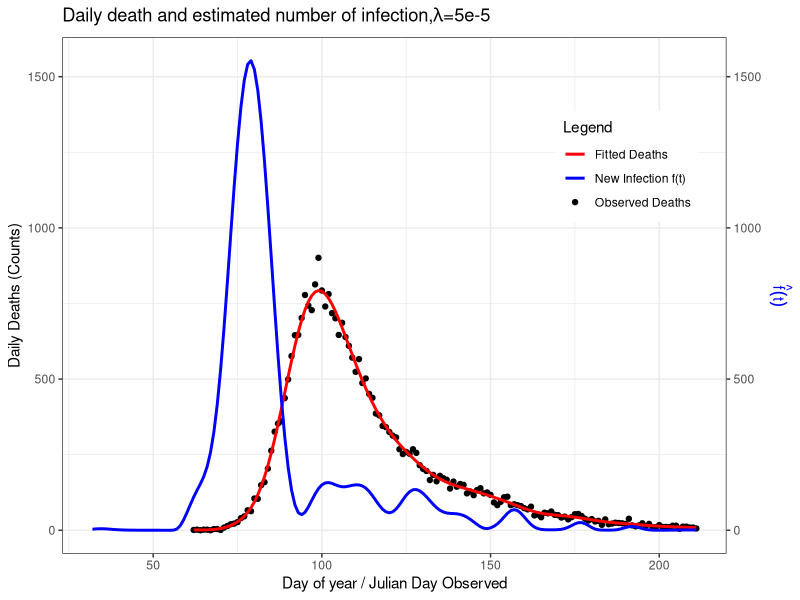
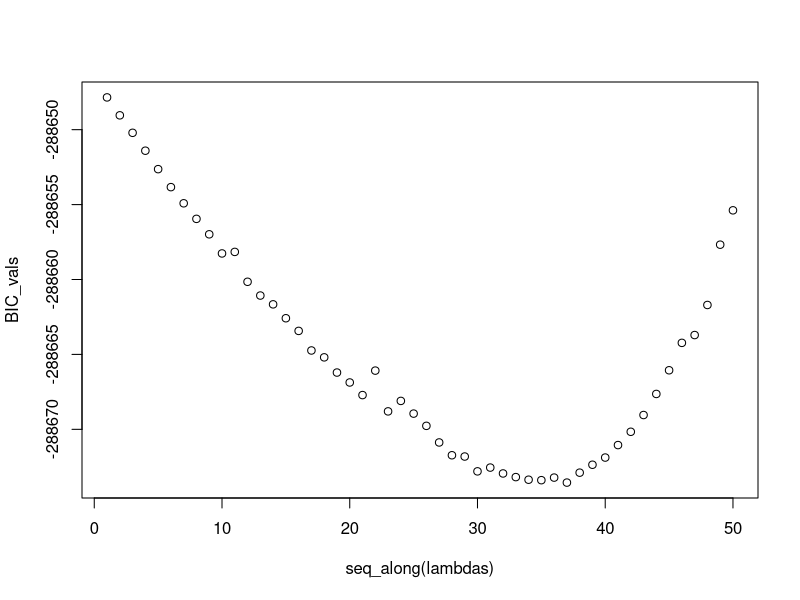
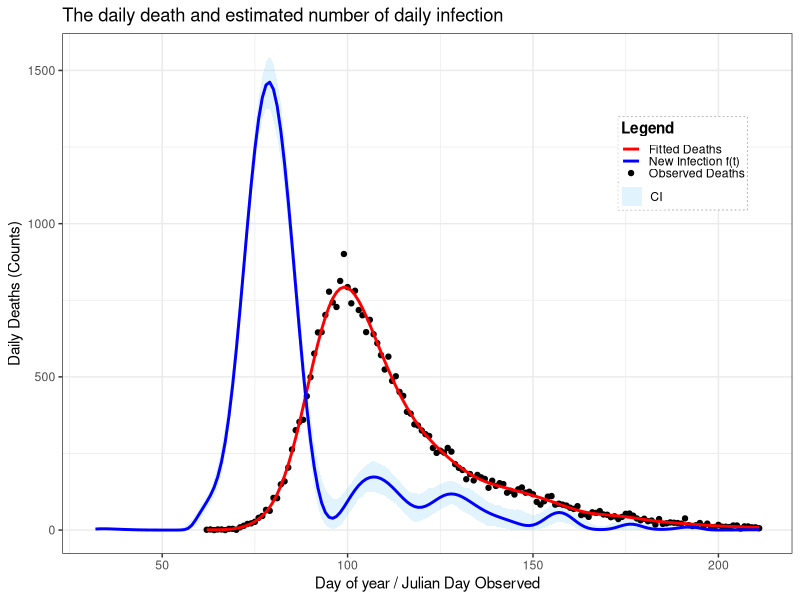

Source code (R) for these figures, in order:
start <- Sys.time()
##=============== PROJECT 3 - EXTENDED STATISTICAL PROGRAMMING =================

# Group 12 
# Aseel Alghamdi : S2901228
# Fenanda Dwitha Kurniasari : S2744048
# Nurmawiya : S2822251

# Aseel     : Make function to contruct X, X tilde, and S (make_matrice)
#             Make objective function and its derivative
#             Revise and put comment on code
# Fenanda   : Bootstrap Uncertainty
#             Make final plot
#             Revise and put comment on code
# Nurmawiya : Preliminary Sanity Check with initial lambda, making plot
#             Fit the model using BFGS
#             Revise and put comment on code

# Repository Link
# https://github.com/fenandadwithak/Team12/tree/main/Proj3

# ==============================================================================
##                                  OUTLINE
# ==============================================================================
# This script implements a full deconvolution model to infer the daily number
# of new Covid-19 infections in England during 2020 from observed hospital
# death counts. The work follows these steps:
#
# 1. Construct the matrices required for the model: 
#       - X̃ : the B-spline basis matrix used to represent f(t)
#       - X  : the corresponding model matrix for expected deaths, obtained by
#              convolving X̃ with the infection-to-death delay distribution
#       - S  : the second-difference penalty matrix controlling smoothness.
#
# 2. Write functions for the penalised negative log-likelihood and its gradient
#    with respect to γ, where β = exp(γ) ensures positivity. Verify the gradient
#    numerically using finite differences.
#
# 3. Fit the model with a fixed smoothing parameter λ = 5e-5 as an initial
#    diagnostic check, and plot the observed deaths, fitted deaths, and the
#    corresponding infection curve f(t) to confirm sensible behaviour.
#
# 4. Select the smoothing parameter by minimising the Bayesian Information
#    Criterion (BIC). A grid of λ values is explored over log-scale
#    seq(-13, -7, length = 50), and the effective degrees of freedom are
#    computed from the Hessian at each fit.
#
# 5. Quantify uncertainty in the estimated infection curve using
#    non-parametric bootstrap resampling. Bootstrap weights are generated and
#    the model is refitted for 200 iterations to obtain a distribution of f(t).
#
# 6. Produce the final visual outputs: 
#       - observed vs fitted hospital deaths, and 
#       - the estimated infection trajectory f(t) with 95% bootstrap intervals

##===================== Data Preparation & Load library ========================
library(splines) #provides functions for constructing B-spline basis matrices
library(ggplot2) #used later for plotting fitted deaths and infection curves

df <- read.table("engcov.txt", header = TRUE) #load covid-19 deaths datasets
y <- df$nhs #observed deaths on each day
t <- df$julian #corresponding day-of-year in 2020
n <- length(y) #total observation

#probability distribution for the delay from infection to death (1–80 days)
d <- 1:80; edur <- 3.151 #mean (on log-scale) of log-normal delay distribution
sdur <- .469 #sd (on log-scale)
pd <- dlnorm(d, edur, sdur) #unnormalised probabilities
pd <- pd / sum(pd) #normalise to sum to 1

##==================== (1) Construct X, Xtilde, and S ==========================
make_matrices <- function(t, K=80) {
  # Function to construct the matrices required for the deconvolution model:
  #   - Xtilde : B-spline basis for representing f(t)
  #   - X      : model matrix mapping beta to expected deaths (via convolution)
  #   - S      : second-difference penalty matrix for smoothing beta
  #
  # Arguments:
  #   t : vector of observation days (Julian day of 2020)
  #   K : number of B-spline basis functions (default 80)
  #
  # Returns:
  #   A list containing Xtilde, X, and S.
  
  ## ----- Construct Xtilde (spline basis for f(t)) -----
  # Internal knots run from (min death day - 30) to max death day.
  # The subtraction of 30 allows f(t) to include infections up to ~30 days
  # before the first recorded death.
  
  # internal knots: K-2 points spanning the modelling range of f(t)
  internal_knots <- seq(min(t) - 30, max(t), length.out = K - 2)
  step <- diff(internal_knots[2:3]) #calculating space between adjacent knots
  #constructing full knots sequence up to total of K+4=84
  full_knots <- c(internal_knots[1] - step * 3:1, #3 exterior knots before
                  internal_knots, #internal knots
                  internal_knots[length(internal_knots)] + step * 1:3)
                  #3 exterior knots after
  
  #construct matrix X-tilde using splineDesign with 84 knots as defined 
  #before starting from min(t)-30 until max(t) with order of the spline = 4
  Xtilde <- splineDesign(knots=full_knots, 
                         x=(min(t)-30):max(t), 
                         ord=4, # cubic splines
                         outer.ok= TRUE)
  
  # Construct X
  X <- matrix(0, nrow=length(t), ncol=ncol(Xtilde)) # initialize matrix to store
  #for every value in length(t) = 150
  # Execute for each observation of time (1:150)
  for (i in 1:length(t)) {
    j_max <- min(80, 29 + i) ## define upper bound for summation
    for (j in 1:j_max) { ## calculate for each days until death 
      # fill corresponding cells with corresponding element X_tilde and prob 
      # death time function
      X[i,] <- X[i,] + Xtilde[30 + i - j,] * pd[j] 
    }
  }
  
  # Construct S (Penalised Matrix)
  S <- crossprod(diff(diag(ncol(X)), diff=2))
  
  list(Xtilde=Xtilde, X=X, S=S) ## return the output into a list 
}##make_matrices

mats <- make_matrices(t) #construct matrices for the observed days
X <- mats$X ## X
S <- mats$S ## S (second-difference penalty)
Xtilde <- mats$Xtilde ## X tilde

##============= (2) Function Penalised NLL and its Objective Func. =============

# In this part, we define objective function to be optimised. For this case, 
# it's already given that f(t) has possion GLM distribution

# First, we know that (log likehood funct of poisson) formula for poisson 
#        l = ∑[yi.log(μi)−μi−log(yi!)]
#        where  μ = Xβ
#        Also, we drop log(yi!) as it does not depends on parameter
#   
# NLL = ∑(Xβ−y⋅log(Xβ))[Negative loglikelihood function]
#       where β=exp(γ) (imposed for positivity)
# Then, the penalty is applied to β (control smoothness of the function), 
#       P = 0.5λβ'Sβ

# Penalised NLL = NLL + P

# Objective Function
pen_nll <- function(gamma, X, y, S, lambda, weight=1) {
  # Function to compute penalised negative log likehood
  # Input/Argument : (1) Gamma : K-vector of spline coefficients
  #                  (2) y : the deaths on day of the year ti
  #                  (3) S : penalised matrix
  #                  (4) lambda : smoothing parameter
  #                  (5) weight : weight for bootstraping sampled data
  #                      adjusted for more general use in this case
  
  # Output/Return  : single numeric value of pen_nll
  beta <- exp(gamma) # β = exp(γ)
  mu <- as.vector(X %*% beta) # μ = Xβ
  ll <- sum(weight*((y * log(mu)) - mu))
  # likelihood funct of possion dist
  penalty <- 0.5 * lambda * t(beta) %*% (S %*% beta) # penalty
  return(-ll + penalty)
}##pen_nll


# Define Gradient vector of Objective Function/ its derivative vector 
pen_grad <- function(gamma, X, y, S, lambda, weight=1) {
  # Function to compute derivative vector
  # Input/Argument : (1) Gamma : K-vector of spline coefficients
  #                  (2) y : the deaths on day of the year ti
  #                  (3) S : penalised matrix
  #                  (4) lambda : smoothing parameter
  #                  (5) weight : weight for bootstraping sampled data
  #                      adjusted for more general use in this case
  
  
  beta <- exp(gamma) # β = exp(γ)
  mu <- X %*% beta # μ = Xβ
  F <- t(X) %*% (weight*(y / mu - 1)) # ∂li/∂γj; or F =  diag(yi/µi−1).X.diag(β) 
  grad_ll <- -F * beta # total derivative for all data
  grad_pen <- lambda * (beta * (S %*% beta)) # total gradient for penalty 
  return(as.vector(grad_ll + grad_pen))
}

# Checking the derivative (From SP Notes pg 74)
K <- 80
fd <- gamma0 <- rep(0, K)       # start from all zeros
lambda <- 5e-5
pen_nll0 <- pen_nll(gamma0, X, y, S, lambda) 
eps <- 1e-7
for (i in 1:length(gamma0)) {
  gamma1 <- gamma0; gamma1[i] <- eps
  pen_nll1 <- pen_nll(gamma1,X,y,S,lambda)
  fd[i] <- (pen_nll1 - pen_nll0)/eps
}
fd; pen_grad(gamma0, X, y, S, lambda) ## already same
range(fd - pen_grad(gamma0, X, y, S, lambda)) ## apx zero

##================ (3) Fit the model using BFGS optimization ===================
gamma0 <- rep(0, K)       # start from all zeros
lambda <- 5e-5            # smoothing strength: larger -> smoother fitted curve

# Use BFGS (a standard quasi-Newton optimizer) to minimize the objective
fit <- optim(
  par     = gamma0,                 # initial gamma
  fn      = pen_nll,                # objective function
  gr      = pen_grad,               # analytic gradient
  method  = "BFGS",                 # efficient for smooth problems
  X=X, y=y, S=S, lambda=lambda
)

beta_hat <- exp(fit$par) # estimated spline coefficients (K-vector)
mu_hat <- as.vector(X %*% beta_hat)

deaths_df <- data.frame(day = t, deaths = y, fitted = mu_hat)
infect_df <- data.frame(day = (min(t)-30):max(t),
                        f_hat = as.vector(Xtilde %*% beta_hat))

# Combined Plot
windows()
ggplot() +
  geom_point(data = deaths_df,
             aes(x = day, y = deaths, color = "Observed Deaths"), size=1.5) +
  geom_line(data = deaths_df,
            aes(x = day, y = fitted, color = "Fitted Deaths"), size=1) +
  geom_line(data = infect_df,
            aes(x = day, y = f_hat, color = "New Infection f(t)"), size = 1) +
  labs(
    x = "Day of year / Julian Day Observed",
    y = "Daily Deaths (Counts)",
    title = expression(paste("Daily death and estimated number of infection,",
                             lambda, "=5e-5")),
    color = "Legend"
  ) +
  scale_color_manual(
    values = c(
      "Observed Deaths" = "black",
      "Fitted Deaths" = "red",
      "New Infection f(t)" = "blue"
    )) +
  theme_bw() +
  theme(
    axis.title.y.left = element_text(color="black"),
    axis.title.y.right = element_text(color="blue"),
    legend.position = c(0.85, 0.75)
  ) +
  scale_y_continuous(sec.axis = sec_axis(~., name = expression(hat(f)(t))))


##================ (4) Fit the model using BFGS optimization ===================
gamma2 <- fit$par
lambdas <- exp(seq(-13, -7, length=50))
BIC_vals <- numeric(length(lambdas))

for (i in seq_along(lambdas)) {
  fit <- optim(par=gamma2, fn=pen_nll, gr=pen_grad, method="BFGS",
               X=X, y=y, S=S, lambda=lambdas[i])
  beta_hat <- exp(fit$par)
  mu_hat <- as.vector(X %*% beta_hat)
  W <- diag(as.vector(y / mu_hat^2))
  H0 <- t(X) %*% W %*% X
  H_lambda <- H0 + lambdas[i] * S
  EDF <- sum(diag(solve(H_lambda, H0)))
  ll <- sum(y * log(mu_hat) - mu_hat)
  BIC_vals[i] <- -2 * ll + log(length(y)) * EDF
}

#plot BIC against lambda
best_lambda <- lambdas[which.min(BIC_vals)]
plot(seq_along(lambdas), BIC_vals)

cat("Best lambda:", best_lambda, "\n")

##=============== (5) Non Parametric Bootstrap Uncertainty =====================
# Initialize number of replicate sample
n_bootstrap <- 200 

# Initialize matrix to store bootstrap replicates
mat_boots <- matrix(NA, nrow=nrow(Xtilde), ncol=n_bootstrap)

for (b in 1:n_bootstrap) {
  wb <- tabulate(sample(n, replace=TRUE), n)
  fit_b <- optim(gamma2, 
                 pen_nll, gr=pen_grad, 
                 method="BFGS",
                 y=y, X=X, S=S, 
                 lambda=best_lambda, 
                 weight=wb)
  beta_b <- exp(fit_b$par)
  mat_boots[,b] <- Xtilde %*% beta_b ## estimate number of new infection
}

##=====================(6) Final Plot===========================================

# Estimate the daily new infection rate f(t) with its 95% confidence limits
infect <- data.frame(time_ft=(min(t)-30):max(t), 
                    mean_ft=rowMeans(mat_boots), #estimated mean of f(t)
                    sd_ft=apply(mat_boots,1,sd), #estimated sd of f(t)
                    
                    # apply is used for calculate quantile per row/observed days
                    lb_ft = apply(mat_boots, 1, quantile, probs=0.025),
                    ub_ft = apply(mat_boots, 1, quantile, probs=0.975)
                    )

# Estimate death and observed death
beta_hat <- exp(gamma2) #
mu_hat <- as.vector(X %*% beta_hat) # mean deaths per day (from based fit model)
deaths <- data.frame(day = t, deaths = y, model_fit = mu_hat)

# Final Plot (Bootstrap)
ggplot() +
  ## Add 95% CI to plot
  geom_ribbon(
    data = infect,
    aes(x = time_ft, ymin = lb_ft, ymax = ub_ft, fill = "CI")
  ) +
  ## Add point represents death recorded from nhs data
  geom_point(
    data = deaths,
    aes(x = day, y = deaths, color = "Observed Deaths"),
    size = 1.5
  ) +
  ## Add line represents estimated death
  geom_line(
    data = deaths,
    aes(x = day, y = mu_hat, color = "Fitted Deaths"),
    size = 1
  ) +
  ## Add line represents estimated f(t) based on 200 replicates data
  geom_line(
    data = infect,
    aes(x = time_ft, y = mean_ft, color = "New Infection f(t)"),
    size = 1
  ) +
  ## Add label
  labs(
    x = "Day of year / Julian Day Observed",
    y = "Daily Deaths (Counts)",
    title = "The daily death and estimated number of daily infection",
    color = "Legend",
    fill = "Legend"
  ) +
  ## Add legend for line and points
  scale_color_manual(
    values = c(
      "Observed Deaths" = "black",
      "Fitted Deaths" = "red",
      "New Infection f(t)" = "blue"
    ),
    guide = "legend"
  ) +
  ## Add legend for CI
  scale_fill_manual(
    values = c("CI" = rgb(0.53, 0.81, 0.98, 0.25)),
    guide = "legend"
  ) +
  guides(
    color = guide_legend(
      title = "Legend",
      order = 1,
      override.aes = list(fill = NA)
    ),
    fill = guide_legend(
      title = NULL, ## no titles for CI's legend
      order = 1,
      override.aes = list(
        linetype = 0,
        shape = 22,
        size = 5,
        color = NA,
        fill = rgb(0.53, 0.81, 0.98, 0.25)
      )
    )
  ) +
  theme_bw() +
  # Adjust position
  theme(
    legend.position = c(0.85, 0.75),
    legend.background = element_rect(fill = alpha("white", 0.7), color = NA),
    legend.box.background = element_rect(color = "gray70", linetype = "dotted"),
    legend.title = element_text(face = "bold"),
    legend.key.height = unit(0.4, "lines"),
    legend.key.width  = unit(1, "lines"),
    legend.spacing.y  = unit(0.05, "lines"),
    legend.margin = margin(2, 2, 2, 2)
  )

end <- Sys.time()
end-start
